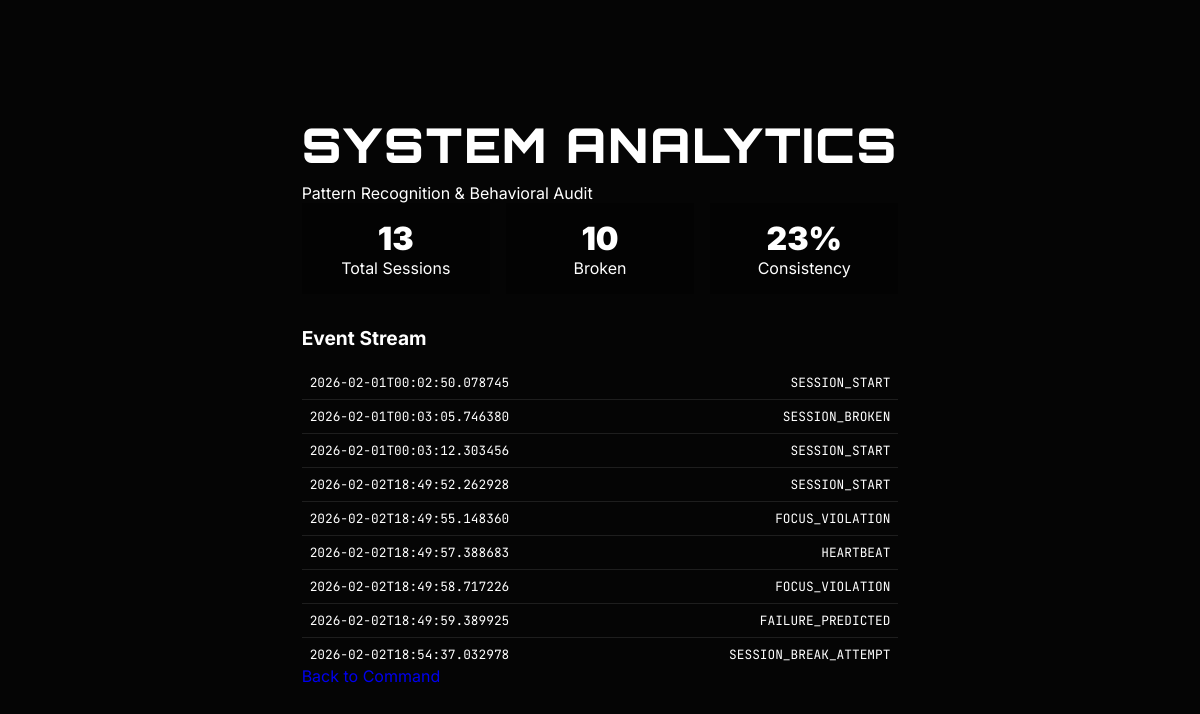
The app's page /analytics with its own data.
### tables this page shows
CREATE TABLE events
                     (id INTEGER PRIMARY KEY AUTOINCREMENT,
                      event_type TEXT NOT NULL,
                      timestamp TEXT NOT NULL,
                      payload TEXT, previous_hash TEXT, hash TEXT);

### run.py (the view)
@app.route("/analytics")
def analytics():
    from backend.store import EventStore
    store = EventStore()
    events = store.get_events()
    total = sum(1 for e in events if e["type"] == "SESSION_START")
    broken = sum(1 for e in events if e["type"] == "SESSION_BROKEN")
    predicted = sum(1 for e in events if e["type"] == "FAILURE_PREDICTED")
    rate = 0 if total == 0 else int(((total - broken) / total) * 100)
    return render_template(
        "analytics.html",
        events=events,
        total_sessions=total,
        failures=broken,
        success_rate=rate,
        predicted=predicted
    )

### backend/store.py (called while the page is built)
    def _init_db(self):
        with sqlite3.connect(DB_FILE) as conn:
            conn.execute("""
                CREATE TABLE IF NOT EXISTS events (
                    id INTEGER PRIMARY KEY AUTOINCREMENT,
                    event_type TEXT NOT NULL,
                    timestamp TEXT NOT NULL,
                    payload TEXT,
                    previous_hash TEXT,
                    hash TEXT
                )
            """)
            self._ensure_columns(conn)

    def _ensure_columns(self, conn):
        cursor = conn.execute("PRAGMA table_info(events)")
        columns = [row[1] for row in cursor.fetchall()]
        if "previous_hash" not in columns:
            conn.execute("ALTER TABLE events ADD COLUMN previous_hash TEXT")
        if "hash" not in columns:
            conn.execute("ALTER TABLE events ADD COLUMN hash TEXT")

    def get_events(self):
        with sqlite3.connect(DB_FILE) as conn:
            rows = conn.execute(
                "SELECT event_type, timestamp, payload FROM events ORDER BY id"
            ).fetchall()
        return [
            {
                "type": r[0],
                "timestamp": r[1],
                "payload": json.loads(r[2]) if r[2] else {}
            }
            for r in rows
        ]

### templates/analytics.html
{% extends 'base.html' %}
{% block content %}
<div class="glass-panel" style="max-width: 800px;">
    <h1>System Analytics</h1>
    <p class="subtitle">Pattern Recognition & Behavioral Audit</p>
    <div style="display: grid; grid-template-columns: 1fr 1fr 1fr; gap: 1rem; margin-bottom: 2rem;">
        <div style="background: rgba(0,0,0,0.3); padding: 1rem; text-align: center;">
            <div style="font-size: 2rem; font-weight: 900; color: var(--color-primary);">{{ total_sessions }}</div>
            <div class="subtitle" style="margin:0;">Total Sessions</div>
        </div>
        <div style="background: rgba(0,0,0,0.3); padding: 1rem; text-align: center;">
            <div style="font-size: 2rem; font-weight: 900; color: var(--color-danger);">{{ failures }}</div>
            <div class="subtitle" style="margin:0;">Broken</div>
        </div>
        <div style="background: rgba(0,0,0,0.3); padding: 1rem; text-align: center;">
            <div style="font-size: 2rem; font-weight: 900; color: #fff;">{{ success_rate }}%</div>
            <div class="subtitle" style="margin:0;">Consistency</div>
        </div>
    </div>
    <h2 style="font-size: 1.2rem; margin-bottom: 1rem;">Event Stream</h2>
    <div style="max-height: 300px; overflow-y: auto; text-align: left; font-family: var(--font-mono); font-size: 0.8rem;">
        {% for event in events %}
        <div style="padding: 0.5rem; border-bottom: 1px solid rgba(255,255,255,0.1); display: flex; justify-content: space-between;">
            <span style="color: var(--color-text-muted);">{{ event.timestamp }}</span>
            <span style="{{ 'color: var(--color-danger);' if 'BROKEN' in event.type else 'color: var(--color-primary);' }}">
                {{ event.type }}
            </span>
        </div>
        {% endfor %}
    </div>
    <a href="/" class="btn-primary" style="margin-top: 2rem; text-align: center; text-decoration: none;">Back to Command</a>
</div>
{% endblock %}

### templates/base.html (shortened to what this page needs)
<!DOCTYPE html>
<html lang="en">
<head>
    <link rel="stylesheet" href="{{ url_for('static', filename='css/main.css') }}">
</head>
<body>
    <div id="app">
        {% block content %}{% endblock %}
    </div>
</body>
</html>

### static/css/main.css (style rules this page uses)
:root { --hue-primary: 260; --hue-accent: 160; --hue-danger: 0; --bg-main: #050505; --bg-panel: #0a0a0a; --bg-input: #111; --text-main: #ffffff; --text-muted: #888; --border-color: #333; --border-width: 2px; --primary: hsl(var(--hue-primary), 100%, 65%); --accent: hsl(var(--hue-accent), 100%, 50%); --danger: hsl(var(--hue-danger), 100%, 60%); --font-display: 'Orbitron', sans-serif; --font-body: 'Inter', sans-serif; --font-mono: 'JetBrains Mono', monospace; --shadow-neoblast: 4px 4px 0px var(--primary); --shadow-neoblast-hover: 2px 2px 0px var(--primary); --overlay-bg: rgba(0, 0, 0, 0.95); }
* { box-sizing: border-box; margin: 0; padding: 0; }
body { background-color: var(--bg-main); color: var(--text-main); font-family: var(--font-body); min-height: 100vh; display: flex; justify-content: center; align-items: center; transition: background 0.3s ease, color 0.3s ease; overflow: hidden; }
h1 { font-family: var(--font-display); font-weight: 900; letter-spacing: 2px; text-transform: uppercase; font-size: 3rem; margin-bottom: 0.5rem; }

### records on screen
events: timestamp "2026-02-01T00:02:50.078745", type "SESSION_START"
events: timestamp "2026-02-01T00:03:05.746380", type "SESSION_BROKEN"
events: timestamp "2026-02-01T00:03:12.303456", type "SESSION_START"
events: timestamp "2026-02-02T18:49:52.262928", type "SESSION_START"
events: timestamp "2026-02-02T18:49:55.148360", type "FOCUS_VIOLATION"
events: timestamp "2026-02-02T18:49:57.388683", type "HEARTBEAT"
events: timestamp "2026-02-02T18:49:58.717226", type "FOCUS_VIOLATION"
events: timestamp "2026-02-02T18:49:59.389925", type "FAILURE_PREDICTED"
events: timestamp "2026-02-02T18:54:37.032978", type "SESSION_BREAK_ATTEMPT"

### other values on screen
{{ total_sessions }} "13"
{{ failures }} "10"
{{ success_rate }} "23"
